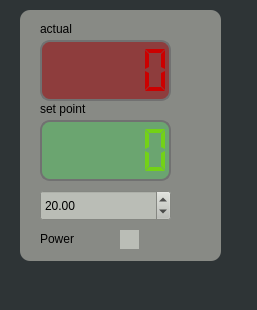
<?xml version="1.0" encoding="UTF-8"?>
<ui version="4.0">
 <class>MainWindow</class>
 <widget class="QMainWindow" name="MainWindow">
  <property name="geometry">
   <rect>
    <x>0</x>
    <y>0</y>
    <width>257</width>
    <height>310</height>
   </rect>
  </property>
  <property name="windowTitle">
   <string>PID controller</string>
  </property>
  <property name="styleSheet">
   <string notr="true">background-color: rgb(46, 52, 54);</string>
  </property>
  <widget class="QWidget" name="centralwidget">
   <widget class="QFrame" name="frame">
    <property name="geometry">
     <rect>
      <x>20</x>
      <y>10</y>
      <width>201</width>
      <height>251</height>
     </rect>
    </property>
    <property name="styleSheet">
     <string notr="true">QFrame{
	background-color: rgb(136, 138, 133);
   border-width: 2px;
   border-radius: 10px;
}</string>
    </property>
    <property name="frameShape">
     <enum>QFrame::StyledPanel</enum>
    </property>
    <property name="frameShadow">
     <enum>QFrame::Raised</enum>
    </property>
    <widget class="QLabel" name="label_3">
     <property name="geometry">
      <rect>
       <x>20</x>
       <y>220</y>
       <width>67</width>
       <height>17</height>
      </rect>
     </property>
     <property name="text">
      <string>Power</string>
     </property>
    </widget>
    <widget class="QLabel" name="label_2">
     <property name="geometry">
      <rect>
       <x>20</x>
       <y>10</y>
       <width>67</width>
       <height>17</height>
      </rect>
     </property>
     <property name="text">
      <string>actual</string>
     </property>
    </widget>
    <widget class="QLabel" name="label">
     <property name="geometry">
      <rect>
       <x>20</x>
       <y>90</y>
       <width>67</width>
       <height>17</height>
      </rect>
     </property>
     <property name="text">
      <string>set point</string>
     </property>
    </widget>
    <widget class="QLed" name="ledPowerOn" native="true">
     <property name="geometry">
      <rect>
       <x>100</x>
       <y>220</y>
       <width>19</width>
       <height>19</height>
      </rect>
     </property>
     <property name="styleSheet">
      <string notr="true">background-color:  rgb(186, 189, 182);
</string>
     </property>
    </widget>
    <widget class="QLCDNumber" name="lcdSetPoint">
     <property name="geometry">
      <rect>
       <x>20</x>
       <y>110</y>
       <width>131</width>
       <height>61</height>
      </rect>
     </property>
     <property name="styleSheet">
      <string notr="true">QLCDNumber{
  background-color: rgb(107, 165, 112);
  border: 2px solid rgb(113, 113, 113);
  border-width: 2px;
  border-radius: 10px;
  color: rgb(115, 210, 22);
}</string>
     </property>
     <property name="digitCount">
      <number>5</number>
     </property>
     <property name="segmentStyle">
      <enum>QLCDNumber::Flat</enum>
     </property>
    </widget>
    <widget class="QDoubleSpinBox" name="spinChSetPoint">
     <property name="geometry">
      <rect>
       <x>20</x>
       <y>180</y>
       <width>131</width>
       <height>31</height>
      </rect>
     </property>
     <property name="styleSheet">
      <string notr="true">QDoubleSpinBox{
	background-color: rgb(186, 189, 182);
	
	selection-background-color: rgb(192, 192, 192);
   
	
	selection-color: rgb(0,0,0);
	
}</string>
     </property>
     <property name="minimum">
      <double>10.000000000000000</double>
     </property>
     <property name="maximum">
      <double>250.000000000000000</double>
     </property>
     <property name="singleStep">
      <double>0.100000000000000</double>
     </property>
     <property name="value">
      <double>20.000000000000000</double>
     </property>
    </widget>
    <widget class="QLCDNumber" name="lcdActual">
     <property name="geometry">
      <rect>
       <x>20</x>
       <y>30</y>
       <width>131</width>
       <height>61</height>
      </rect>
     </property>
     <property name="styleSheet">
      <string notr="true">QLCDNumber{
  background-color: rgb(142, 61, 61);
  border: 2px solid rgb(113, 113, 113);
  border-width: 2px;
  border-radius: 10px;
  color: rgb(204, 0, 0);
}</string>
     </property>
     <property name="digitCount">
      <number>5</number>
     </property>
     <property name="mode">
      <enum>QLCDNumber::Dec</enum>
     </property>
     <property name="segmentStyle">
      <enum>QLCDNumber::Flat</enum>
     </property>
     <property name="intValue" stdset="0">
      <number>0</number>
     </property>
    </widget>
   </widget>
  </widget>
  <widget class="QMenuBar" name="menubar">
   <property name="geometry">
    <rect>
     <x>0</x>
     <y>0</y>
     <width>257</width>
     <height>22</height>
    </rect>
   </property>
  </widget>
  <widget class="QStatusBar" name="statusbar"/>
 </widget>
 <customwidgets>
  <customwidget>
   <class>QLed</class>
   <extends>QWidget</extends>
   <header location="global">QLed</header>
   <container>1</container>
  </customwidget>
 </customwidgets>
 <resources/>
 <connections/>
</ui>
